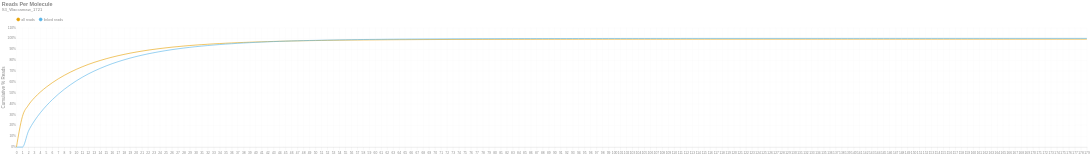

Source (notebook cell):
### Markdown cell above
### Reads per Molecule
This chart shows the cumulative distribution of the number of reads per linked molecule. That is, how many alignments are associated with a unique molecule. This excludes the number of reads associated with invalid or absent linked-read barcodes. The `linked` histogram is the percentages recalculated when disregarding singletons.

### Code cell
if SKIPLR:
    print_html(f"Skipped")
else:
    counts = np.bincount(valids['reads'].cast(pl.Int64).to_numpy())
    weighted = counts * np.arange(len(counts))
    all_perc = weighted / n_reads
    linked_perc = weighted / n_linked_reads
    linked_perc[1] = 0
    binned_df = pl.DataFrame({
        'readsper': list(range(len(counts))),
        'all reads (cumsum)': np.cumsum(all_perc).tolist(),
        'linked reads (cumsum)': np.cumsum(linked_perc).tolist(),
    })

    with SafeRender(binned_df):
        (
            density_plot(binned_df, 'Reads Per Molecule', samplename, 'readspmol')
            .encode(
                x=alt.X('readsper:O', title=None).axis(labelAngle=0).scale(padding=0),
                y=alt.Y('value:Q', title='Cumulative % Reads').axis(format='%').stack(False),
                color=alt.Color("key:N").scale(domain=["all reads", "linked reads"]),
                tooltip=[
                    alt.Tooltip("key:N", title="Data Type"),
                    alt.Tooltip("readsper:O", title="Reads Per Molecule"),
                    alt.Tooltip("value:Q", format=".2%", title="% Reads (Cum.)")
                ]            
            )
        ).display()

### Figure 1 — Vega-Lite specification as saved in the notebook (floating-point values rounded to 4 significant figures; data arrays with more than 128 entries replaced by an {"elided": "..."} marker saying what was removed)
{"width": "container", "height": 400, "config": {"title": {"anchor": "start", "dy": -15, "fontSize": 18, "color": "#888888", "subtitleColor": "#888888", "subtitleFontSize": 14}, "arc": {"fill": "#0072B2"}, "axis": {"domainColor": "#888888", "domainWidth": 0.5, "gridWidth": 0.2, "grid": false, "titleFontWeight": 400, "titleFontSize": 15, "labelFontSize": 11, "labelColor": "#888888", "tickColor": "#888888", "tickWidth": 0.2, "titleColor": "#888888"}, "axisBand": {"grid": false}, "axisX": {"grid": true, "tickSize": 10, "domainCap": "round"}, "axisY": {"domain": false, "grid": true, "tickSize": 0, "domainCap": "round"}, "background": "transparent", "header": {"labelFontSize": 15, "labelColor": "#888888", "titleFontSize": 15, "titleFontWeight": 600, "titleColor": "#888888"}, "legend": {"labelFont": "sans-serif", "labelFontSize": 12, "labelColor": "#888888", "symbolSize": 100, "symbolType": "circle", "titleFontSize": 12, "titlePadding": 10, "titleColor": "#888888", "title": null, "orient": "top"}, "range": {"category": ["#E69F00", "#56B4E9", "#009E73", "#F0E442", "#0072B2", "#D55E00", "#CC79A7", "#000000"], "diverging": ["#cfe8f3", "#a2d4ec", "#73bfe2", "#46abdb", "#1696d2", "#12719e"]}, "area": {"fill": "#0072B2", "fillOpacity": 0.7, "line": true, "strokeOpacity": 0.7}, "line": {"color": "#0072B2", "stroke": "#0072B2", "strokeWidth": 2}, "trail": {"color": "#0072B2", "stroke": "#0072B2", "strokeWidth": 0, "size": 1}, "point": {"filled": true, "fillOpacity": 1.0, "size": 95}, "text": {"color": "#888888", "fontSize": 11, "align": "right", "fontWeight": 400, "size": 11}, "bar": {"fill": "#0072B2", "stroke": null}, "view": {"stroke": null, "continuousWidth": 660, "continuousHeight": 400}}, "data": {"name": "data-935016f2e0560318e6661de4df8f7c32"}, "mark": {"type": "line", "interpolate": "monotone", "point": {"opacity": 0, "size": 275}}, "encoding": {"color": {"field": "key", "scale": {"domain": ["all reads", "linked reads"]}, "type": "nominal"}, "tooltip": [{"field": "key", "title": "Data Type", "type": "nominal"}, {"field": "readsper", "title": "Reads Per Molecule", "type": "ordinal"}, {"field": "value", "format": ".2%", "title": "% Reads (Cum.)", "type": "quantitative"}], "x": {"axis": {"labelAngle": 0}, "field": "readsper", "scale": {"padding": 0}, "title": null, "type": "ordinal"}, "y": {"axis": {"format": "%"}, "field": "value", "stack": false, "title": "Cumulative % Reads", "type": "quantitative"}}, "params": [{"name": "param_c36ac31b6afebe62", "select": {"type": "point", "fields": ["key"]}, "bind": "legend"}], "title": {"text": "Reads Per Molecule", "subtitle": "S3_Waccamaw_1721"}, "transform": [{"fold": ["all reads (cumsum)", "linked reads (cumsum)"]}, {"calculate": "replace(datum.key, ' (cumsum)', '')", "as": "key"}, {"filter": {"param": "param_c36ac31b6afebe62"}}], "usermeta": {"embedOptions": {"downloadFileName": "S3_Waccamaw_1721.readspmol"}}, "$schema": "https://vega.github.io/schema/vega-lite/v6.1.0.json", "datasets": {"data-935016f2e0560318e6661de4df8f7c32": {"elided": "180 records"}}}
